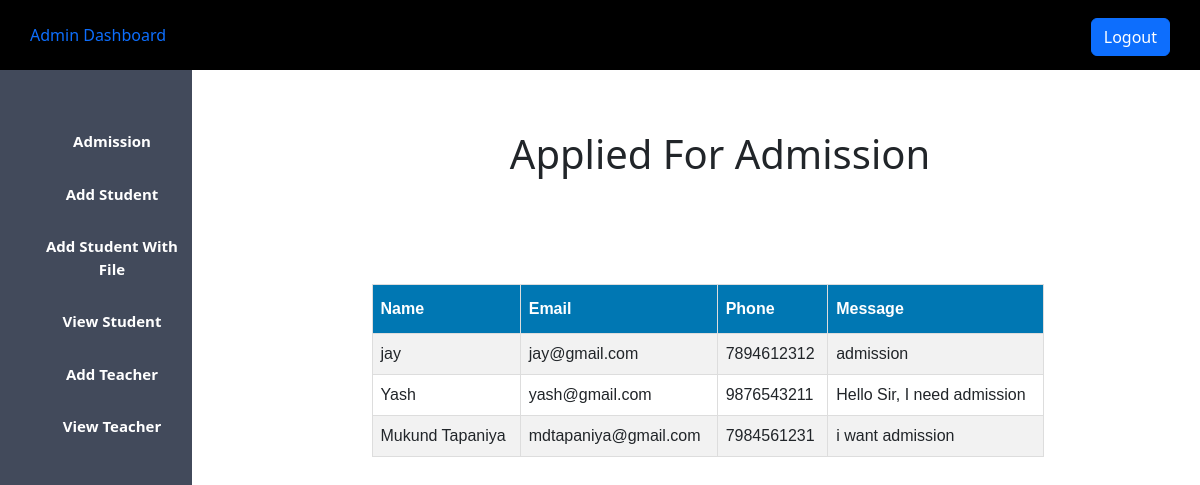
Screenshot of /admission.php (signed in) with the database file from the repository.
### tables this page shows
CREATE TABLE `admission` (
  `id` int(11) NOT NULL,
  `name` varchar(30) DEFAULT NULL,
  `email` varchar(40) DEFAULT NULL,
  `phone` bigint(20) DEFAULT NULL,
  `message` varchar(100) DEFAULT NULL
);

### admission.php (the view, shortened to what this page needs)
<?php
$host = "localhost";
$user = "root";
$password = "";
$db = "lms_db";
$data = mysqli_connect($host, $user, $password, $db);
$sql = "SELECT * FROM admission";
$result = mysqli_query($data, $sql);
?>
<!DOCTYPE html>
<html lang="en">
<head>
    <?php
    include('admin_css.php');
    ?>
</head>
<body>
    <?php
    include('admin_sidebar.php');
    ?>
    <div class="content">
        <center>
            <h1>Applied For Admission</h1>
            <br><br>
            <table id="table1" style="border: 1px solid black;">
                <tr>
                    <th class="table_th">Name</th>
                    <th class="table_th">Email</th>
                    <th class="table_th">Phone</th>
                    <th class="table_th">Message</th>
                </tr>
                <?php
                while ($info = $result->fetch_assoc()) {
                ?>
                    <tr>
                        <td class="table_td">
                            <?php echo "{$info['name']}"; ?>
                        </td>
                        <td class="table_td">
                            <?php echo "{$info['email']}"; ?>
                        </td>
                        <td class="table_td">
                            <?php echo "{$info['phone']}"; ?>
                        </td>
                        <td class="table_td">
                            <?php echo "{$info['message']}"; ?>
                        </td>
                    </tr>
                <?php
                }
                ?>
            </table>
        </center>
    </div>
</body>
</html>

### css/admin.css (style rules this page uses)
* { margin: 0px; padding: 0px; }
.content { margin-left: 20%; margin-top: 5%; }

### admission.php (style rules this page uses)
#table1 { font-family: Arial; border-collapse: collapse; margin-top: 50px; margin-right: 25px; width: 70%; overflow: auto; }
#table1 td, #table1 th { border: 1px solid #ddd; padding: 8px; }
#table1 tr:nth-child(even) { background-color: #f2f2f2; }
#table1 th { padding-top: 12px; padding-bottom: 12px; text-align: left; background-color: #0077b3; color: white; }

### rows the page displays
admission: name "jay", email "jay@gmail.com", phone "7894612312", message "admission"
admission: name "Yash", email "yash@gmail.com", phone "9876543211", message "Hello Sir, I need admission"
admission: name "Mukund Tapaniya", email "mdtapaniya@gmail.com", phone "7984561231", message "i want admission"
